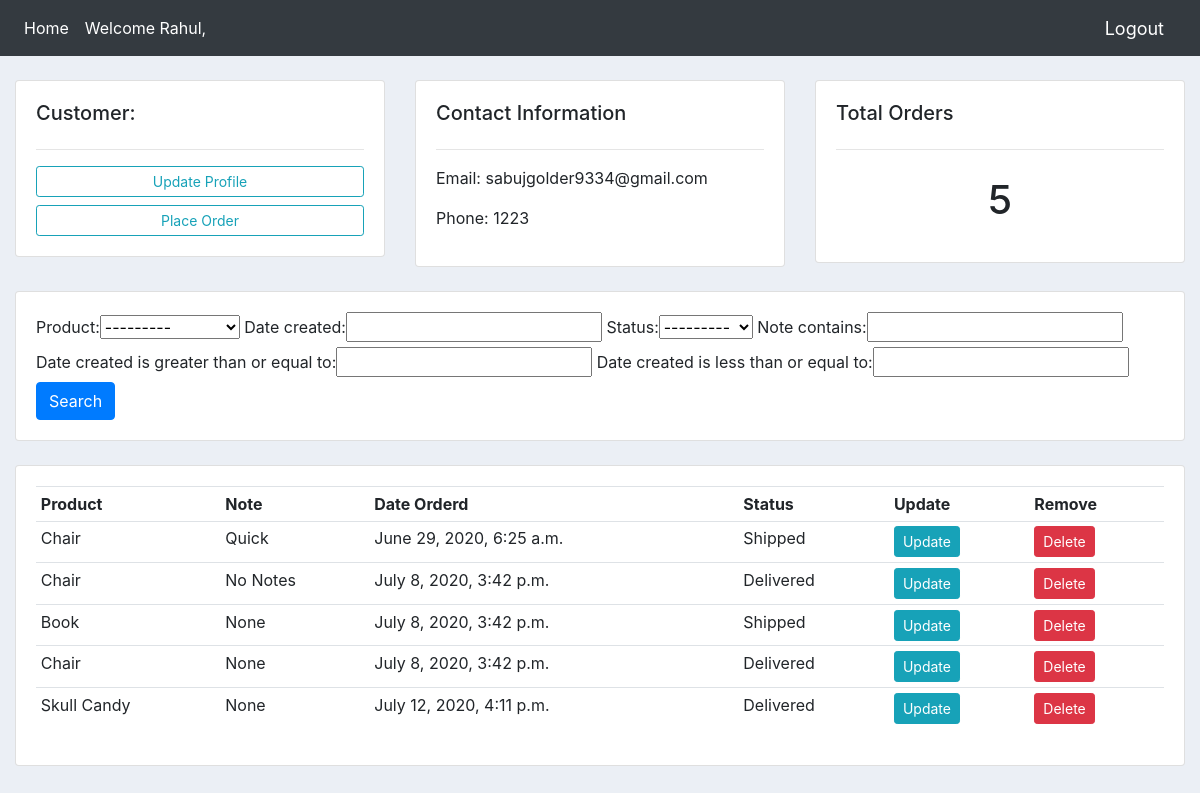
Page /customer/3/ (signed in) on the committed database.
### ecmsapp/models.py (models this page shows, shortened)
class Customer(models.Model):
    user = models.OneToOneField(User,null=True,blank=True,on_delete=models.CASCADE)
    name = models.CharField(max_length=128,null=True)
    phone = models.CharField(max_length=20,null=True)
    email = models.EmailField(max_length=128,null=True)
    profile_pic = models.ImageField(default="profile1.png",null=True,blank=True)
    date_created = models.DateTimeField(auto_now_add=True)

class Order(models.Model):
    STATUS = (
                ('Pending','Pending'),
                ('Shipped','Shipped'),
                ('Delivered','Delivered')
    )
    customer = models.ForeignKey(Customer,null=True,on_delete=models.SET_NULL)
    product = models.ForeignKey(Product,null=True,on_delete=models.SET_NULL)
    date_created = models.DateTimeField(auto_now_add=True)
    status = models.CharField(max_length=200,null=True,choices=STATUS)
    note = models.CharField(max_length=200,null=True)

class Product(models.Model):
    CATEGORY = (
                ('Indoor','Indoor'),
                ('Outdoor','OutDoor')
    )
    shop = models.ForeignKey(Shop,null=True,on_delete=models.SET_NULL)
    shop_owner = models.ForeignKey(Shop_Owner,null=True,on_delete=models.SET_NULL)
    name = models.CharField(max_length=128,null=True)
    price = models.DecimalField(null=True,max_digits=10, decimal_places=4)
    description = models.CharField(max_length=128,null=True)
    product_pic = models.ImageField(default="default_product.jpg",null=True,blank=True)
    product_tag = models.ManyToManyField(Product_Tag)
    date_created = models.DateTimeField(auto_now_add=True)
    category = models.CharField(max_length=128,choices = CATEGORY)
    def __str__(self):
        return self.name

### ecmsapp/decorators.py (the view)
		def wrapper_func(request, *args, **kwargs):
			group = None
			if request.user.groups.exists():
				group = request.user.groups.all()[0].name
			if group in allowed_roles:
				return view_func(request, *args, **kwargs)
			else:
				return HttpResponse('You are not authorized to view this page')

### ecmsapp/views.py (called while the page is built)
@login_required(login_url='login')
@allowed_users(allowed_roles=['customer','admin'])
def customer(request,pk):
    customer_data = Customer.objects.get(id=pk)
    orders = customer_data.order_set.all()
    total = orders.count()
    SearchFilter = OrderFilter(request.GET , queryset = orders)
    orders = SearchFilter.qs
    return render(request,'ecmsapp/customer_temp.html',{'customer_data':customer_data,'orders':orders,'SearchFilter':SearchFilter,'total':total})

### ecmsapp/templates/ecmsapp/customer_temp.html
{%  extends 'ecmsapp/main.html' %}
{% block content %}
<br>
<div class="row">
	<div class="col-md">
		<div class="card card-body">
			<h5>Customer:</h5>
			<hr>
			<a class="btn btn-outline-info  btn-sm btn-block" href="{% url 'update_customer' customer_data.id %}">Update Profile</a>
			<a class="btn btn-outline-info  btn-sm btn-block" href="{% url 'create_order' customer_data.id %}">Place Order</a>
		</div>
	</div>
	<div class="col-md">
		<div class="card card-body">
			<h5>Contact Information</h5>
			<hr>
			<p>Email: {{customer_data.email}}</p>
			<p>Phone: {{customer_data.phone}}</p>
		</div>
	</div>
	<div class="col-md">
		<div class="card card-body">
			<h5>Total Orders</h5>
			<hr>
			<h1 style="text-align: center;padding: 10px">{{total}}</h1>
		</div>
	</div>
</div>
<br>
<div class="row">
	<div class="col">
		<div class="card card-body">
			<form method="get">
				{{ SearchFilter.form }}
		    <button class="btn btn-primary" type="submit">Search</button>
		  </form>
		</div>
	</div>
</div>
<br>
<div class="row">
	<div class="col-md">
		<div class="card card-body">
			<table class="table table-sm">
				<tr>
					<th>Product</th>
					<th>Note</th>
					<th>Date Orderd</th>
					<th>Status</th>
					<th>Update</th>
					<th>Remove</th>
				</tr>
				{% for order in orders %}
				<tr>
					<td>{{order.product}}</td>
					<td>{{order.note}}</td>
					<td>{{order.date_created}}</td>
					<td>{{order.status}}</td>
					<td><a class="btn btn-sm btn-info" href="{% url 'update_order' order.id %}">Update</a></td>
					<td><a class="btn btn-sm btn-danger" href="{% url 'delete_order' order.id %}">Delete</a></td>
				</tr>
				{% endfor %}
			</table>
		</div>
	</div>
</div>
{% endblock %}

### ecmsapp/templates/ecmsapp/navbar.html (shortened to what this page needs)
<nav class="navbar navbar-expand-lg navbar-dark bg-dark">
  <div class="collapse navbar-collapse" id="navbarNav">
    <ul class="navbar-nav">
      {% if request.user.is_authenticated %}
        <li class="nav-item active">
          <a class="nav-link" href="{% url 'home' %}">Home</a>
        </li>
        {% if user.groups.all.0.name == "admin" %}
          <li class="nav-item active">
            <a class="nav-link" >Welcome Admin,</a>
          </li>
          <li class="nav-item active">
            <a class="nav-link" href="{% url 'all_shops' %}" >All Shops</a>
          </li>
        {% else %}
          <li class="nav-item active">
            <a class="nav-link" >Welcome {{request.user}},</a>
          </li>
        {% endif %}
      {% else %}
        <li class="nav-item active">
          <a class="nav-link" href="{% url 'home' %}">Home</a>
        </li>
      {% endif %}
    </ul>
  </div>
  {% if request.user.is_authenticated %}
    <span ><a  class="hello-msg" href="{% url 'logout' %}">Logout</a></span>
  {% else %}
    <span ><a  class="hello-msg" href="{% url 'login' %}">Login</a></span>
    <span ><a  class="hello-msg" href="{% url 'register' %}">Sign Up</a></span>
  {% endif %}
</nav>

### static/css/main.css (style rules this page uses)
body { background-color: #ebeff5; }
html, body { height: 100%; width: 100%; margin: 0; padding: 0; }

### ecmsapp/templates/ecmsapp/navbar.html (style rules this page uses)
.hello-msg { font-size: 18px; color: #fff; margin-right: 20px; }

### rows in the picture
Customer: email "sabujgolder9334@gmail.com", phone "1223"
Order: product "Chair", note "Quick", date_created "June 29, 2020, 6:25 a.m.", status "Shipped"
Order: product "Chair", note "No Notes", date_created "July 8, 2020, 3:42 p.m.", status "Delivered"
Order: product "Book", note "None", date_created "July 8, 2020, 3:42 p.m.", status "Shipped"
Order: product "Chair", note "None", date_created "July 8, 2020, 3:42 p.m.", status "Delivered"
Order: product "Skull Candy", note "None", date_created "July 12, 2020, 4:11 p.m.", status "Delivered"

### other values in the picture
{{ request.user }} "Rahul"
{{ total }} "5"
